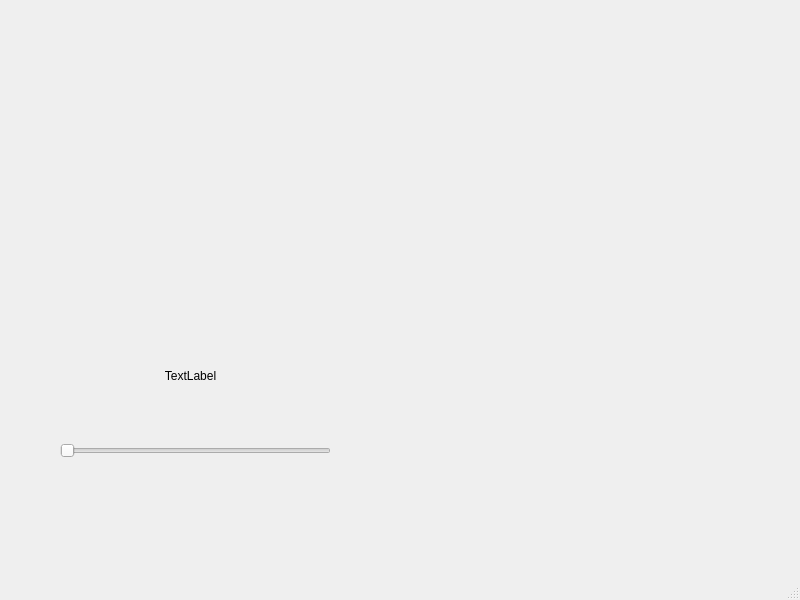
<?xml version="1.0" encoding="UTF-8"?>
<ui version="4.0">
 <class>condicionerWindow</class>
 <widget class="QMainWindow" name="condicionerWindow">
  <property name="geometry">
   <rect>
    <x>0</x>
    <y>0</y>
    <width>800</width>
    <height>600</height>
   </rect>
  </property>
  <property name="windowTitle">
   <string>MainWindow</string>
  </property>
  <widget class="QWidget" name="centralwidget">
   <widget class="QSlider" name="horizontalSlider">
    <property name="geometry">
     <rect>
      <x>60</x>
      <y>440</y>
      <width>271</width>
      <height>21</height>
     </rect>
    </property>
    <property name="orientation">
     <enum>Qt::Horizontal</enum>
    </property>
   </widget>
   <widget class="QLabel" name="labelInformation">
    <property name="geometry">
     <rect>
      <x>50</x>
      <y>360</y>
      <width>281</width>
      <height>31</height>
     </rect>
    </property>
    <property name="text">
     <string>TextLabel</string>
    </property>
    <property name="alignment">
     <set>Qt::AlignCenter</set>
    </property>
   </widget>
  </widget>
  <widget class="QMenuBar" name="menubar">
   <property name="geometry">
    <rect>
     <x>0</x>
     <y>0</y>
     <width>800</width>
     <height>22</height>
    </rect>
   </property>
  </widget>
  <widget class="QStatusBar" name="statusbar"/>
 </widget>
 <resources/>
 <connections/>
</ui>
